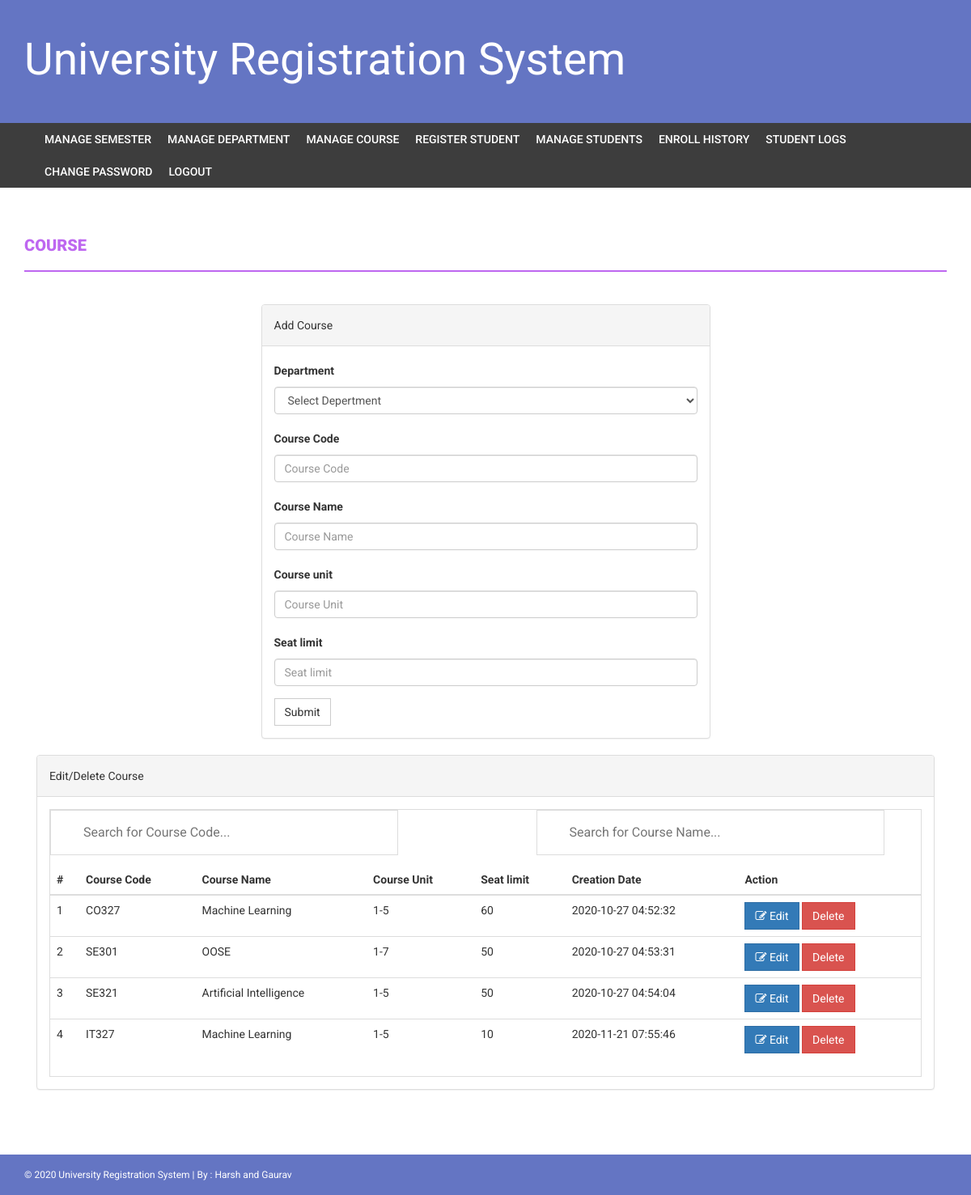
Page /admin/course.php (signed in) on the committed database.
### tables this page shows
CREATE TABLE `course` (
  `id` int(11) NOT NULL,
  `courseCode` varchar(255) DEFAULT NULL,
  `courseName` varchar(255) DEFAULT NULL,
  `department` varchar(255) NOT NULL,
  `courseUnit` varchar(255) DEFAULT NULL,
  `noofSeats` int(11) DEFAULT NULL,
  `creationDate` timestamp NULL DEFAULT current_timestamp(),
  `updationDate` varchar(255) DEFAULT NULL
);

### admin/course.php (the view, shortened to what this page needs)
<?php
if(strlen($_SESSION['alogin'])==0)
    {
header('location:index.php');
}
else{
?>
<!DOCTYPE html>
<html xmlns="http://www.w3.org/1999/xhtml">
<head>
    <link href="assets/css/bootstrap.css" rel="stylesheet" />
    <link href="assets/css/font-awesome.css" rel="stylesheet" />
    <link href="assets/css/mystyle.css" rel="stylesheet" />
</head>
<body>
<?php include('includes/header.php');?>
<?php if($_SESSION['alogin']!="")
{
 include('includes/menubar.php');
}
 ?>
    <div class="content-wrapper">
        <div class="container">
              <div class="row">
                    <div class="col-md-12">
                        <h1 class="page-head-line">Course  </h1>
                    </div>
                </div>
                <div class="row" >
                  <div class="col-md-3"></div>
                    <div class="col-md-6">
                        <div class="panel panel-default">
                        <div class="panel-heading">
                           Add Course
                        </div>
                        <div class="panel-body">
                       <form name="dept" method="post">
<div class="form-group">
    <label for="Department">Department  </label>
    <select class="form-control" name="department" required="required">
   <option value="">Select Depertment</option>
    </select>
  </div>
   <div class="form-group">
    <label for="coursecode">Course Code  </label>
    <input type="text" class="form-control" id="coursecode" name="coursecode" placeholder="Course Code" required />
  </div>
 <div class="form-group">
    <label for="coursename">Course Name  </label>
    <input type="text" class="form-control" id="coursename" name="coursename" placeholder="Course Name" required />
  </div>
<div class="form-group">
    <label for="courseunit">Course unit  </label>
    <input type="text" class="form-control" id="courseunit" name="courseunit" placeholder="Course Unit" required />
  </div>
<div class="form-group">
    <label for="seatlimit">Seat limit  </label>
    <input type="text" class="form-control" id="seatlimit" name="seatlimit" placeholder="Seat limit" required />
  </div>
 <button type="submit" name="submit" class="btn btn-default">Submit</button>
</form>
                            </div>
                            </div>
                    </div>
                </div>
                <div class="col-md-12">
                    <div class="panel panel-default">
                        <div class="panel-heading">
                            Edit/Delete Course
                        </div>
                        <div class="panel-body">
                            <div class="table-responsive table-bordered">
                            <input style="width: 40%; font-size: 16px; padding: 12px 20px 12px 40px; border: 1px solid #ddd; margin-bottom: 12px;" type="text" id="myInput" onkeyup="myFunction()" placeholder="Search for Course Code...">
                            <input style="width: 40%; font-size: 16px; padding: 12px 20px 12px 40px; border: 1px solid #ddd; margin-bottom: 12px;" type="text" id="myInp" onkeyup="myFunc()" placeholder="Search for Course Name...">
                                <table class="table" id="myTable">
                                    <thead>
                                        <tr>
                                            <th>#</th>
                                            <th>Course Code</th>
                                            <th>Course Name </th>
                                            <th>Course Unit</th>
                                            <th>Seat limit</th>
                                             <th>Creation Date</th>
                                             <th>Action</th>
                                        </tr>
                                    </thead>
                                    <tbody>
<?php
$sql=mysqli_query($con,"select * from course");
$cnt=1;
while($row=mysqli_fetch_array($sql))
{
?>
                                        <tr>
                                            <td><?php echo $cnt;?></td>
                                            <td><?php echo htmlentities($row['courseCode']);?></td>
                                            <td><?php echo htmlentities($row['courseName']);?></td>
                                            <td><?php echo htmlentities($row['courseUnit']);?></td>
                                             <td><?php echo htmlentities($row['noofSeats']);?></td>
                                            <td><?php echo htmlentities($row['creationDate']);?></td>
                                            <td>
                                            <a href="edit-course.php?id=<?php echo $row['id']?>">
<button class="btn btn-primary"><i class="fa fa-edit "></i> Edit</button> </a>
  <a href="course.php?id=<?php echo $row['id']?>&del=delete" onClick="return confirm('Are you sure you want to delete?')">
                                            <button class="btn btn-danger">Delete</button>
</a>
                                            </td>
                                        </tr>
<?php
$cnt++;
} ?>
                                    </tbody>
                                </table>
                            </div>
                        </div>
                    </div>
                </div>
            </div>
        </div>
  <?php include('includes/footer.php');?>
</body>
</html>
<?php } ?>

### admin/includes/header.php (shortened to what this page needs)
<div class="navbar navbar-inverse set-radius-zero">
    <div class="container">
        <div class="navbar-header">
            <br>
             <a class="navbar-brand" href="#" style="color:#fff; font-size:55px;4px; line-height:24px; width:775px">
               University Registration System
            </a>
        </div>
        <br><br><br><br><br>
        </div>
    </div>

### admin/includes/menubar.php
<section class="menu-section">
        <div class="container">
            <div class="row">
                <div class="col-md-12">
                    <div class="navbar-collapse collapse ">
                        <ul id="menu-top" class="nav navbar-nav navbar-right">
                            <li><a href="semester.php">Manage Semester </a></li>
                            <li><a   href="department.php">Manage Department</a></li>
                             <li><a href="course.php">Manage Course</a></li>
                              <li><a href="student-registration.php">Register Student</a></li>
                               <li><a href="manage-students.php">Manage Students</a></li>
                               <li><a href="enroll-history.php">Enroll History</a></li>
                               <li><a href="user-log.php">Student Logs </a></li>
                               <li><a href="change-password.php">change password</a></li>
                            <li><a href="logout.php">Logout</a></li>
                        </ul>
                    </div>
                </div>
            </div>
        </div>
    </section>

### admin/includes/footer.php
<footer>
        <div class="container">
            <div class="row">
                <div class="col-md-12">
                    &copy; 2020 University Registration System | By : Harsh and Gaurav
                </div>
            </div>
        </div>
    </footer>

### admin/assets/css/mystyle.css (style rules this page uses)
body { font-family: 'Roboto', sans-serif; line-height: 30px; }
.set-radius-zero { border-radius: 0px; -moz-border-radius: 0px; -webkit-border-radius: 0px; }
.content-wrapper { margin-top: 40px; min-height: 600px; padding-bottom: 60px; }
.page-head-line { font-weight: 900; padding-bottom: 20px; border-bottom: 2px solid #be67f0; text-transform: uppercase; color: #be67f0; font-size: 20px; margin-bottom: 40px; }
.btn { border-radius: 0px; -webkit-border-radius: 0px; -moz-border-radius: 0px; }
.navbar-brand { width: 370px; padding-top: 30px; }
.menu-section { background-color: #3D3D3D; }
#menu-top a { color: #FFF; text-decoration: none; font-weight: 500; padding: 10px 10px 10px 10px; text-transform: uppercase; }
.navbar-inverse { background-color: #6475c3; border-color: transparent; }
.navbar { margin-bottom: 0px; }
footer { padding: 10px; color: #fff; font-size: 12px; background-color: #6475c3; }

### rows in the picture
course: courseCode "CO327", courseName "Machine Learning", courseUnit "1-5", noofSeats "60", creationDate "2020-10-27 04:52:32"
course: courseCode "SE301", courseName "OOSE", courseUnit "1-7", noofSeats "50", creationDate "2020-10-27 04:53:31"
course: courseCode "SE321", courseName "Artificial Intelligence", courseUnit "1-5", noofSeats "50", creationDate "2020-10-27 04:54:04"
course: courseCode "IT327", courseName "Machine Learning", courseUnit "1-5", noofSeats "10", creationDate "2020-11-21 07:55:46"
